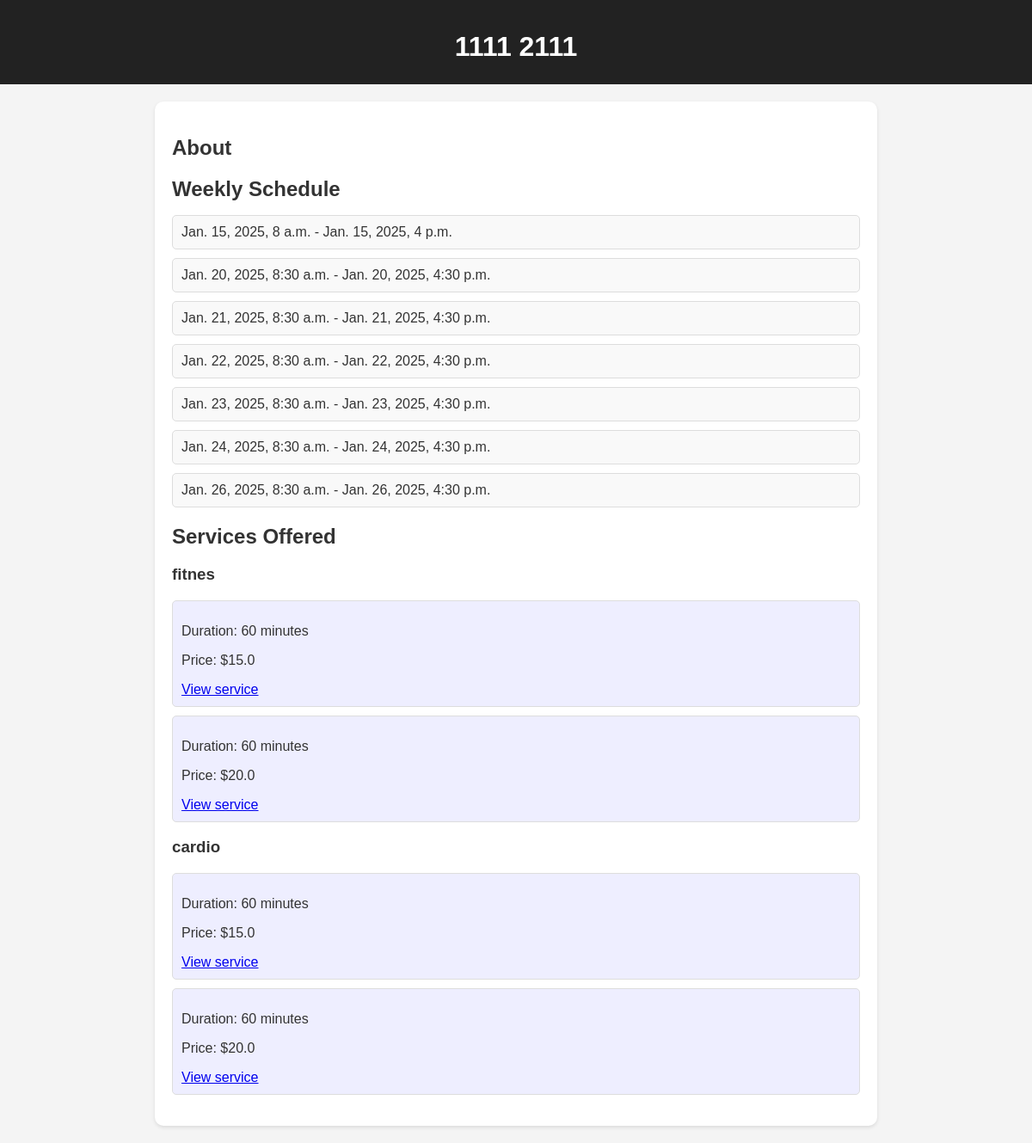
Page /trainer/2/ on the committed database.
### trainer/models.py (models this page shows, shortened)
class TraineSchedule(models.Model):
    datatime_start = models.DateTimeField()
    datatime_end = models.DateTimeField()
    trainer = models.ForeignKey(User, on_delete=models.CASCADE)

class Category(models.Model):
    name = models.CharField(max_length=100)

class Service(models.Model):
    category = models.ForeignKey(Category, on_delete=models.CASCADE)
    trainer = models.ForeignKey(User, on_delete=models.CASCADE)
    price = models.FloatField()
    level = models.IntegerField()
    duration = models.IntegerField()

### trainer/views.py (the view)
# urls.py: path('<int:trainer_id>/', views.trainer_details, name='trainer_details'),
def trainer_details(request, trainer_id):
    trainer = User.objects.get(pk=trainer_id)
    trainer_data = TraineDescription.objects.filter(trainer=trainer).first()
    trainer_schedule = TraineSchedule.objects.filter(trainer=trainer)
    trainer_service = Service.objects.filter(trainer=trainer)
    category = Category.objects.filter(
        id__in=trainer_service.values_list('category_id', flat=True)
    )
    context = {
        "trainer_data": trainer_data,
        "trainer_schedule": trainer_schedule,
        "trainer_model": trainer,
        "trainer_service": trainer_service,
        "category": category
    }
    return render(request, "trainer_details.html", context)

### templates/trainer_details.html (shortened to what this page needs)
<!DOCTYPE html>
<html lang="en">
<head>
</head>
<body>
    <header>
        <h1>{{ trainer_model.first_name }} {{ trainer_model.last_name }}</h1>
    </header>
    <main>
        <section>
            <h2>About</h2>
        </section>
        <section>
            <h2>Weekly Schedule</h2>
            <ul>
                {% for schedule in trainer_schedule %}
                <li>{{ schedule.datatime_start }} - {{ schedule.datatime_end }}</li>
                {% empty %}
                <p>No schedule available.</p>
                {% endfor %}
            </ul>
        </section>
        <section>
            <h2>Services Offered</h2>
            <ul>
                {%for name in category%}
                <h3>{{name.name}}</h3>
                    {% for service in trainer_service %}
                    <li class="service">
                        <p>Duration: {{ service.duration }} minutes</p>
                        <p>Price: ${{ service.price }}</p>
                        <a href="/trainer/{{ service.trainer.id }}/{{ service.id }}">View service</a>
                    </li>
                    {% empty %}
                    <p>No services available.</p>
                    {% endfor %}
                {%endfor%}
            </ul>
        </section>
    </main>
</body>
</html>

### templates/trainer_details.html (style rules this page uses)
body { font-family: Arial, sans-serif; background-color: #f4f4f4; color: #333; margin: 0; }
header { background: #222; color: #fff; padding: 15px; text-align: center; }
main { padding: 20px; max-width: 800px; margin: 20px auto; background: #fff; border-radius: 10px; box-shadow: 0 2px 4px rgba(0, 0, 0, 0.1); }
h1, h2 { margin-bottom: 10px; }
ul { list-style: none; padding: 0; }
li { margin: 10px 0; padding: 10px; background: #f9f9f9; border: 1px solid #ddd; border-radius: 5px; }
.service { background-color: #eef; }

### rows in the picture
TraineSchedule: datatime_start "Jan. 15, 2025, 8 a.m.", datatime_end "Jan. 15, 2025, 4 p.m."
TraineSchedule: datatime_start "Jan. 20, 2025, 8:30 a.m.", datatime_end "Jan. 20, 2025, 4:30 p.m."
TraineSchedule: datatime_start "Jan. 21, 2025, 8:30 a.m.", datatime_end "Jan. 21, 2025, 4:30 p.m."
TraineSchedule: datatime_start "Jan. 22, 2025, 8:30 a.m.", datatime_end "Jan. 22, 2025, 4:30 p.m."
TraineSchedule: datatime_start "Jan. 23, 2025, 8:30 a.m.", datatime_end "Jan. 23, 2025, 4:30 p.m."
TraineSchedule: datatime_start "Jan. 24, 2025, 8:30 a.m.", datatime_end "Jan. 24, 2025, 4:30 p.m."
TraineSchedule: datatime_start "Jan. 26, 2025, 8:30 a.m.", datatime_end "Jan. 26, 2025, 4:30 p.m."
Category: name "fitnes"
Service: duration "60", price "15.0"
Service: duration "60", price "20.0"
Category: name "cardio"

### other values in the picture
{{ trainer_model.first_name }} "1111"
{{ trainer_model.last_name }} "2111"
